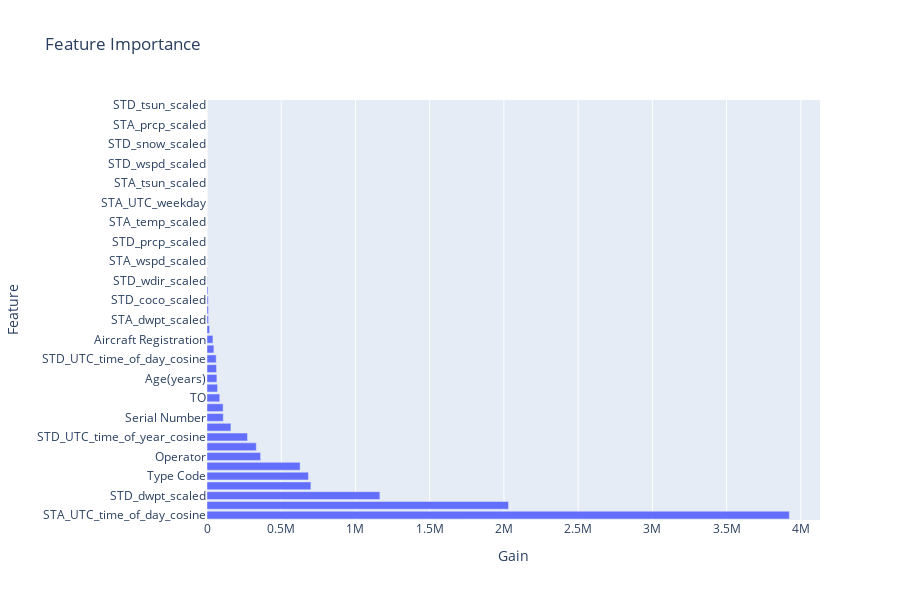

Notebook code for this chart:
### Markdown cell above
## Feature Importance Summary

### Code cell
import plotly.express as px
import pandas as pd

# Get Feature Importance
importance = model.feature_importance(importance_type='gain')
feature_names = X.columns

# Create DataFrame
importance_df = pd.DataFrame({'Feature': feature_names, 'Importance': importance})

# Sort by Importance (Descending)
importance_df = importance_df.sort_values(by='Importance', ascending=False)

# Plot using Plotly
fig = px.bar(
    importance_df,
    x='Importance',
    y='Feature',
    orientation='h',
    title='Feature Importance',
    labels={'Importance': 'Gain'},
    height=600
)

# Show interactive plot
fig.show()

### Figure 1 — Plotly figure (JSON) as saved in the notebook; plotly's stock layout.template omitted (floating-point values rounded to 4 significant figures)
{"data": [{"hovertemplate": "Gain=%{x}<br>Feature=%{y}<extra></extra>", "legendgroup": "", "marker": {"color": "#636efa", "pattern": {"shape": ""}}, "name": "", "orientation": "h", "showlegend": false, "textposition": "auto", "type": "bar", "x": [3923000.0, 2031000.0, 1165000.0, 699900.0, 683400.0, 627200.0, 361100.0, 332200.0, 273000.0, 161100.0, 109600.0, 108800.0, 86050.0, 71150.0, 66550.0, 64340.0, 61960.0, 46410.0, 39990.0, 17190.0, 10490.0, 9811.0, 8278.0, 6662.0, 2179.0, 1918.0, 591.2, 476.5, 473.3, 412.7, 290.9, 272.4, 196.7, 100.9, 0.0, 0.0, 0.0, 0.0, 0.0, 0.0, 0.0, 0.0, 0.0], "xaxis": "x", "y": ["STA_UTC_time_of_day_cosine", "FROM", "STD_dwpt_scaled", "STD_UTC_week_of_year", "Type Code", "Airline Code", "Operator", "STA_UTC_time_of_year_cosine", "STD_UTC_time_of_year_cosine", "STA_UTC_day_of_year", "Serial Number", "STD_UTC_day_of_year", "TO", "STD_UTC_hour_of_day", "Age(years)", "STD_temp_scaled", "STD_UTC_time_of_day_cosine", "Mode S", "Aircraft Registration", "STA_UTC_hour_of_day", "STA_dwpt_scaled", "STD_rhum_scaled", "STD_coco_scaled", "STD_pres_scaled", "STD_wdir_scaled", "STA_pres_scaled", "STA_wspd_scaled", "STA_UTC_week_of_year", "STD_prcp_scaled", "STA_coco_scaled", "STA_temp_scaled", "STD_UTC_weekday", "STA_UTC_weekday", "STD_wpgt_scaled", "STA_tsun_scaled", "STA_wpgt_scaled", "STD_wspd_scaled", "STA_wdir_scaled", "STD_snow_scaled", "STA_snow_scaled", "STA_prcp_scaled", "STA_rhum_scaled", "STD_tsun_scaled"], "yaxis": "y"}], "layout": {"barmode": "relative", "height": 600, "legend": {"tracegroupgap": 0}, "title": {"text": "Feature Importance"}, "xaxis": {"anchor": "y", "domain": [0, 1], "title": {"text": "Gain"}}, "yaxis": {"anchor": "x", "domain": [0, 1], "title": {"text": "Feature"}}}}
